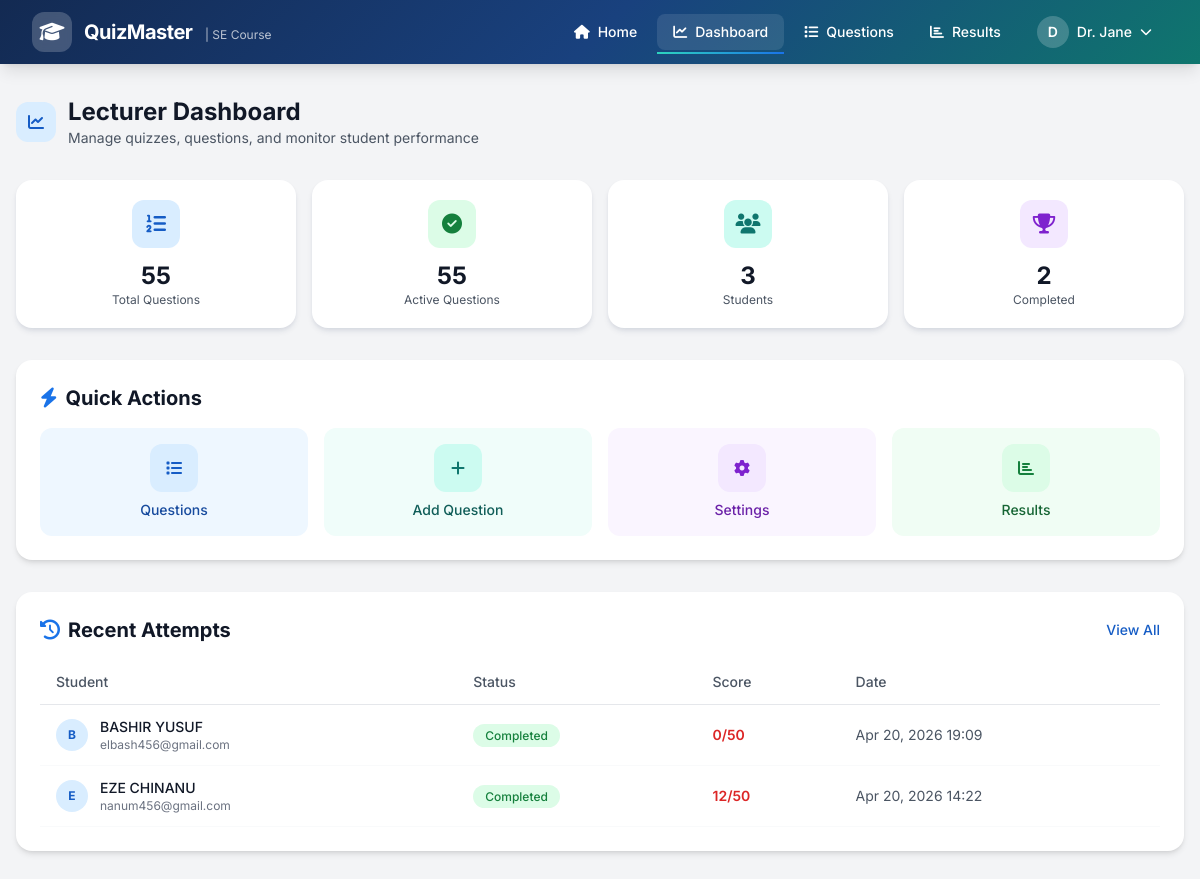
Screenshot of /quiz/admin/dashboard/ (signed in) with the database file from the repository.
### quiz/models.py (models this page shows, shortened)
class QuizAttempt(models.Model):
    STATUS_CHOICES = [
        ('in_progress', 'In Progress'),
        ('completed', 'Completed'),
        ('timed_out', 'Timed Out'),
    ]
    user = models.ForeignKey(User, on_delete=models.CASCADE, related_name='quiz_attempts')
    course = models.ForeignKey(Course, on_delete=models.CASCADE, related_name='attempts')
    started_at = models.DateTimeField(auto_now_add=True)
    completed_at = models.DateTimeField(null=True, blank=True)
    score = models.PositiveIntegerField(null=True, blank=True)
    total_questions = models.PositiveIntegerField(default=50)
    status = models.CharField(max_length=20, choices=STATUS_CHOICES, default='in_progress')
    question_order = models.JSONField(default=list, help_text="Shuffled question IDs")
    option_mapping = models.JSONField(default=dict, help_text="Shuffled option mappings per question")
    time_remaining = models.PositiveIntegerField(null=True, blank=True, help_text="Time remaining in seconds")
    class Meta:
        ordering = ['-started_at']
        unique_together = ['user', 'course', 'status']
    def is_passed(self):
        try:
            settings = self.course.settings
            return self.score is not None and self.score >= settings.passing_score
        except QuizSettings.DoesNotExist:
            return self.score is not None and self.score >= 25

### quiz/views.py (the view)
# urls.py: path('admin/dashboard/', views.admin_dashboard, name='admin_dashboard'),
@staff_member_required
def admin_dashboard(request):
    course = get_or_create_default_course()
    settings = get_or_create_quiz_settings(course)
    total_questions = Question.objects.filter(course=course).count()
    active_questions = Question.objects.filter(course=course, is_active=True).count()
    total_students = User.objects.filter(
        profile__is_lecturer=False
    ).count()
    total_attempts = QuizAttempt.objects.filter(course=course).count()
    completed_attempts = QuizAttempt.objects.filter(
        course=course,
        status__in=['completed', 'timed_out']
    ).count()
    recent_attempts = QuizAttempt.objects.filter(
        course=course
    ).select_related('user').order_by('-started_at')[:10]
    context = {
        'course': course,
        'settings': settings,
        'total_questions': total_questions,
        'active_questions': active_questions,
        'total_students': total_students,
        'total_attempts': total_attempts,
        'completed_attempts': completed_attempts,
        'recent_attempts': recent_attempts,
    }
    return render(request, 'quiz/admin_dashboard.html', context)

### quiz/views.py (called while the page is built)
def get_or_create_default_course():
    course, created = Course.objects.get_or_create(
        code='SE101',
        defaults={
            'name': 'Software Engineering',
            'description': 'Introduction to Software Engineering principles and practices'
        }
    )
    return course

def get_or_create_quiz_settings(course):
    settings, created = QuizSettings.objects.get_or_create(
        course=course,
        defaults={
            'title': f'{course.name} Quiz',
            'duration_minutes': 60,
            'total_questions': 50,
            'passing_score': 25,
            'shuffle_questions': True,
            'shuffle_options': True,
            'allow_multiple_attempts': False,
            'is_active': True
        }
    )
    return settings

### templates/quiz/admin_dashboard.html (shortened to what this page needs)
{% extends 'base.html' %}
{% block content %}
<section class="py-8 px-4 bg-gray-100 min-h-screen">
    <div class="max-w-7xl mx-auto">
        <div class="mb-8 ">
            <div class="flex items-center space-x-3 mb-2">
                <div class="w-10 h-10 bg-primary-100 rounded-xl flex items-center justify-center">
                    <i class="fas fa-chart-line text-primary-700"></i>
                </div>
                <div>
                    <h1 class="text-2xl font-bold text-gray-900">Lecturer Dashboard</h1>
                    <p class="text-gray-600 text-sm">Manage quizzes, questions, and monitor student performance</p>
                </div>
            </div>
        </div>
        <div class="grid grid-cols-2 lg:grid-cols-4 gap-4 mb-8">
            <div class="bg-white rounded-2xl p-5 card-shadow text-center ">
                <div class="w-12 h-12 bg-primary-100 rounded-xl flex items-center justify-center mx-auto mb-3">
                    <i class="fas fa-list-ol text-xl text-primary-700"></i>
                </div>
                <p class="text-2xl font-bold text-gray-900">{{ total_questions }}</p>
                <p class="text-gray-600 text-xs">Total Questions</p>
            </div>
            <div class="bg-white rounded-2xl p-5 card-shadow text-center ">
                <div class="w-12 h-12 bg-green-100 rounded-xl flex items-center justify-center mx-auto mb-3">
                    <i class="fas fa-check-circle text-xl text-green-700"></i>
                </div>
                <p class="text-2xl font-bold text-gray-900">{{ active_questions }}</p>
                <p class="text-gray-600 text-xs">Active Questions</p>
            </div>
            <div class="bg-white rounded-2xl p-5 card-shadow text-center ">
                <div class="w-12 h-12 bg-accent-100 rounded-xl flex items-center justify-center mx-auto mb-3">
                    <i class="fas fa-users text-xl text-accent-700"></i>
                </div>
                <p class="text-2xl font-bold text-gray-900">{{ total_students }}</p>
                <p class="text-gray-600 text-xs">Students</p>
            </div>
            <div class="bg-white rounded-2xl p-5 card-shadow text-center ">
                <div class="w-12 h-12 bg-purple-100 rounded-xl flex items-center justify-center mx-auto mb-3">
                    <i class="fas fa-trophy text-xl text-purple-700"></i>
                </div>
                <p class="text-2xl font-bold text-gray-900">{{ completed_attempts }}</p>
                <p class="text-gray-600 text-xs">Completed</p>
            </div>
        </div>
        <div class="bg-white rounded-2xl shadow-md p-6 mb-8 ">
            <h2 class="text-xl font-bold text-gray-900 mb-4"><i class="fas fa-bolt mr-2 text-primary-600"></i>Quick Actions</h2>
            <div class="grid grid-cols-2 md:grid-cols-4 gap-4">
                <a href="{% url 'manage_questions' %}" class="flex flex-col items-center p-4 bg-primary-50 rounded-xl hover:bg-primary-100 transition-all group">
                    <div class="w-12 h-12 bg-primary-100 rounded-xl flex items-center justify-center mb-2 group-hover:bg-primary-200 transition-all">
                        <i class="fas fa-list text-primary-700"></i>
                    </div>
                    <span class="text-sm font-medium text-primary-800">Questions</span>
                </a>
                <a href="{% url 'add_question' %}" class="flex flex-col items-center p-4 bg-accent-50 rounded-xl hover:bg-accent-100 transition-all group">
                    <div class="w-12 h-12 bg-accent-100 rounded-xl flex items-center justify-center mb-2 group-hover:bg-accent-200 transition-all">
                        <i class="fas fa-plus text-accent-700"></i>
                    </div>
                    <span class="text-sm font-medium text-accent-800">Add Question</span>
                </a>
                <a href="{% url 'quiz_settings' %}" class="flex flex-col items-center p-4 bg-purple-50 rounded-xl hover:bg-purple-100 transition-all group">
                    <div class="w-12 h-12 bg-purple-100 rounded-xl flex items-center justify-center mb-2 group-hover:bg-purple-200 transition-all">
                        <i class="fas fa-cog text-purple-700"></i>
                    </div>
                    <span class="text-sm font-medium text-purple-800">Settings</span>
                </a>
                <a href="{% url 'view_results' %}" class="flex flex-col items-center p-4 bg-green-50 rounded-xl hover:bg-green-100 transition-all group">
                    <div class="w-12 h-12 bg-green-100 rounded-xl flex items-center justify-center mb-2 group-hover:bg-green-200 transition-all">
                        <i class="fas fa-chart-bar text-green-700"></i>
                    </div>
                    <span class="text-sm font-medium text-green-800">Results</span>
                </a>
            </div>
        </div>
        <div class="bg-white rounded-2xl shadow-md p-6 ">
            <div class="flex items-center justify-between mb-4">
                <h2 class="text-xl font-bold text-gray-900"><i class="fas fa-history mr-2 text-primary-600"></i>Recent Attempts</h2>
                <a href="{% url 'view_results' %}" class="text-sm text-primary-700 font-medium hover:underline">View All</a>
            </div>
            {% if recent_attempts %}
                <div class="overflow-x-auto">
                    <table class="w-full text-sm">
                        <thead>
                            <tr class="text-gray-600 border-b border-gray-200">
                                <th class="text-left py-3 px-4 font-medium">Student</th>
                                <th class="text-left py-3 px-4 font-medium">Status</th>
                                <th class="text-left py-3 px-4 font-medium">Score</th>
                                <th class="text-left py-3 px-4 font-medium">Date</th>
                            </tr>
                        </thead>
                        <tbody>
                            {% for attempt in recent_attempts %}
                                <tr class="border-b border-gray-50 hover:bg-gray-50 transition-colors">
                                    <td class="py-3 px-4">
                                        <div class="flex items-center space-x-3">
                                            <div class="w-8 h-8 bg-primary-100 rounded-full flex items-center justify-center text-xs font-bold text-primary-700">
                                                {{ attempt.user.first_name|first|default:attempt.user.username|first|upper }}
                                            </div>
                                            <div>
                                                <p class="font-medium text-gray-900">{{ attempt.user.get_full_name|default:attempt.user.username }}</p>
                                                <p class="text-xs text-gray-500">{{ attempt.user.email }}</p>
                                            </div>
                                        </div>
                                    </td>
                                    <td class="py-3 px-4">
                                        <span class="px-3 py-1 rounded-full text-xs font-medium
                                            {% if attempt.status == 'completed' %}bg-green-100 text-green-700
                                            {% elif attempt.status == 'timed_out' %}bg-yellow-100 text-yellow-700
                                            {% else %}bg-blue-100 text-blue-700{% endif %}">
                                            {{ attempt.status|title }}
                                        </span>
                                    </td>
                                    <td class="py-3 px-4">
                                        {% if attempt.score is not None %}
                                            <span class="font-semibold {% if attempt.is_passed %}text-green-600{% else %}text-red-600{% endif %}">
                                                {{ attempt.score }}/{{ attempt.total_questions }}
                                            </span>
                                        {% else %}
                                            <span class="text-gray-500">--</span>
                                        {% endif %}
                                    </td>
                                    <td class="py-3 px-4 text-gray-600">{{ attempt.started_at|date:"M d, Y H:i" }}</td>
                                </tr>
                            {% endfor %}
                        </tbody>
                    </table>
                </div>
            {% else %}
                <div class="text-center py-8">
                    <i class="fas fa-clipboard-list text-4xl text-gray-300 mb-3"></i>
                    <p class="text-gray-500">No attempts yet</p>
                </div>
            {% endif %}
        </div>
    </div>
</section>
{% endblock %}

### templates/base.html (shortened to what this page needs)
<!DOCTYPE html>
<html lang="en">
<head>
    <script src="https://cdn.tailwindcss.com"></script>
    <link rel="stylesheet" href="https://cdnjs.cloudflare.com/ajax/libs/font-awesome/6.5.1/css/all.min.css">
</head>
<body class="bg-gray-50 min-h-screen flex flex-col">
     <nav class="gradient-bg text-white shadow-lg sticky top-0 z-50">
        <div class="max-w-7xl mx-auto px-4 sm:px-6 lg:px-8">
            <div class="flex justify-between items-center h-16">
                <a href="{% url 'home' %}" class="flex items-center space-x-3 group">
                    <div class="w-10 h-10 bg-white/20 rounded-xl flex items-center justify-center backdrop-blur-sm group-hover:bg-white/30 transition-all duration-300">
                        <i class="fas fa-graduation-cap text-xl"></i>
                    </div>
                    <div>
                        <span class="text-xl font-bold tracking-tight">QuizMaster</span>
                        <span class="hidden sm:inline text-xs text-white/70 ml-2">| SE Course</span>
                    </div>
                </a>
                <div class="hidden md:flex items-center space-x-1">
                    <a href="{% url 'home' %}" class="nav-link px-4 py-2 rounded-lg text-sm font-medium hover:bg-white/10 transition-all {% if request.path == '/' %}active bg-white/10{% endif %}">
                        <i class="fas fa-home mr-2"></i>Home
                    </a>
                    {% if user.is_authenticated %}
                        {% if user.is_superuser %}
                            <a href="{% url 'admin_dashboard' %}" class="nav-link px-4 py-2 rounded-lg text-sm font-medium hover:bg-white/10 transition-all {% if 'admin' in request.path %}active bg-white/10{% endif %}">
                                <i class="fas fa-chart-line mr-2"></i>Dashboard
                            </a>
                            <a href="{% url 'manage_questions' %}" class="nav-link px-4 py-2 rounded-lg text-sm font-medium hover:bg-white/10 transition-all {% if 'question' in request.path %}active bg-white/10{% endif %}">
                                <i class="fas fa-list mr-2"></i>Questions
                            </a>
                            <a href="{% url 'view_results' %}" class="nav-link px-4 py-2 rounded-lg text-sm font-medium hover:bg-white/10 transition-all {% if 'results' in request.path %}active bg-white/10{% endif %}">
                                <i class="fas fa-chart-bar mr-2"></i>Results
                            </a>
                        {% endif %}
                        <div class="relative ml-4" id="userMenuContainer">
                            <button onclick="toggleUserMenu()" class="flex items-center space-x-2 px-4 py-2 rounded-lg hover:bg-white/10 transition-all">
                                <div class="w-8 h-8 bg-white/20 rounded-full flex items-center justify-center text-sm font-semibold">
                                    {{ user.first_name|first|default:user.username|first|upper }}
                                </div>
                                <span class="text-sm font-medium">{{ user.first_name|default:user.username }}</span>
                                <i class="fas fa-chevron-down text-xs"></i>
                            </button>
                        </div>
                    {% endif %}
                </div>
            </div>
        </div>
    </nav>
    <main class="flex-grow">
        {% block content %}{% endblock %}
    </main>
</body>
</html>

### templates/base.html (style rules this page uses)
body { font-family: 'Inter', system-ui, sans-serif; }
.gradient-bg { background: linear-gradient(135deg, #132a52 0%, #19417e 50%, #0f766e 100%); }
.card-shadow { box-shadow: 0 4px 6px -1px rgba(19, 42, 82, 0.1), 0 2px 4px -1px rgba(19, 42, 82, 0.06); }
.nav-link { position: relative; }
.nav-link::after { content: ''; position: absolute; bottom: -4px; left: 0; width: 0; height: 2px; background: linear-gradient(90deg, #2dd4bf, #1a73e8); transition: width 0.3s ease; }
.nav-link:hover::after, .nav-link.active::after { width: 100%; }

### rows the page displays
QuizAttempt: user.first_name|first "B", user.get_full_name "BASHIR YUSUF", user.email "elbash456@gmail.com", status "Completed", score "0", total_questions "50", started_at "Apr 20, 2026 19:09"
QuizAttempt: user.first_name|first "E", user.get_full_name "EZE CHINANU", user.email "nanum456@gmail.com", status "Completed", score "12", total_questions "50", started_at "Apr 20, 2026 14:22"

### other values shown
{{ user.first_name|first|default:user.username|first|upper }} "D"
{{ user.first_name|default:user.username }} "Dr. Jane"
{{ total_questions }} "55"
{{ active_questions }} "55"
{{ total_students }} "3"
{{ completed_attempts }} "2"
